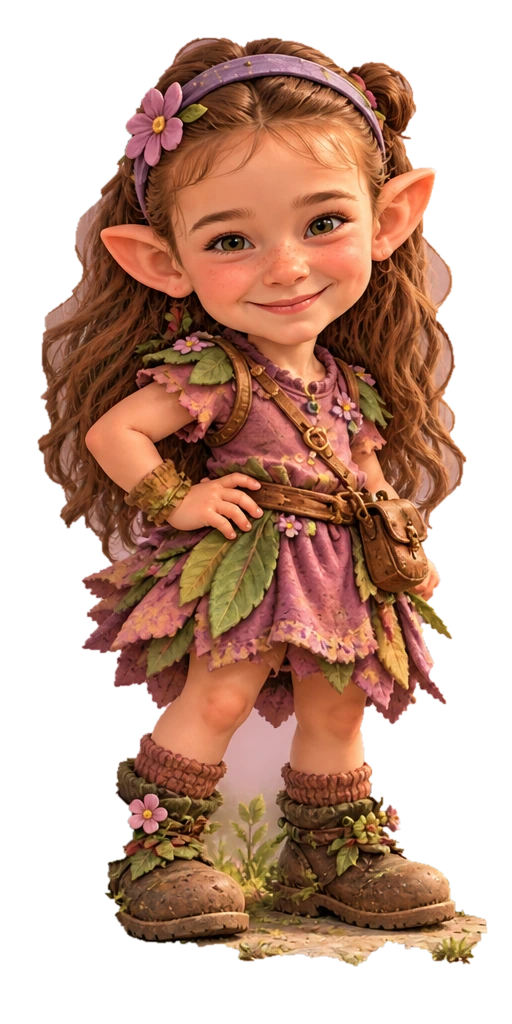
#> input picture laer-litt-mer/assets/gangemagi-troll/storesoster.webp, 512 x 1024 px, found by its file name
$ python laria-storesoster-source-exact-master.py
#> lines starting #> are read from the running program, lines starting #| are printed output that depends on the picture
#!/usr/bin/env python3
"""Rebuild pixel-exact Storesoster V1 identity master for Laria TrollActor 2.

This is NOT an animation layer pack and MUST NOT replace production artwork.
Requires Pillow. Reads only the locked V1 asset.
"""
from pathlib import Path
from hashlib import sha256, sha1
import argparse
import json
from PIL import Image, ImageChops

SOURCE_SHA256 = 'b98a5ee7f264d448da557636406080b5d8ee8aae23f32f0e41b66bf811beda89'
SOURCE_GIT_SHA1 = 'a8fba47e272e2856bd78b92fb262146506e828ed'

def build(source: Path, target: Path) -> dict:
    original = source.read_bytes()
    digest = sha256(original).hexdigest()
    git_blob = sha1(b'blob ' + str(len(original)).encode() + b'\0' + original).hexdigest()
    if (digest, git_blob) != (SOURCE_SHA256, SOURCE_GIT_SHA1):
        raise ValueError('Locked Storesoster V1 differs from audited GitHub source')
    with Image.open(source) as image:
#> image is the input picture: PIL image 512x1024 RGBA; mean R, G, B, A 160.3, 110.5, 85.2, 143.8
        image = image.convert('RGBA')
    if image.size != (512, 1024):
        raise ValueError('Locked Storesoster V1 must be 512x1024 RGBA')

    # Only replicate pixels, never invent higher-resolution painted detail.
    # paste() deliberately preserves RGB underneath zero-alpha pixels.
    art = image.resize((1024, 2048), Image.Resampling.NEAREST)
    master = Image.new('RGBA', (2048, 2048), (0, 0, 0, 0))
#> master: PIL image 2048x2048 RGBA; every value is 0
    master.paste(art, (512, 0))
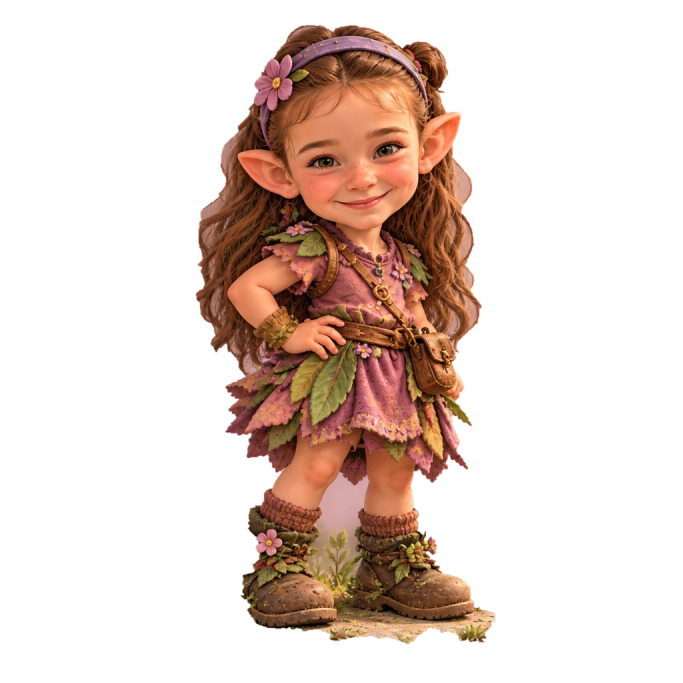
#> master: PIL image 2048x2048 RGBA (shown at 1/3 size); mean R, G, B, A 80.1, 55.3, 42.6, 71.9; transparent parts drawn white
    recovered = master.crop((512, 0, 1536, 2048)).resize(
        (512, 1024), Image.Resampling.NEAREST)
    if (ImageChops.difference(recovered, image).getbbox() is not None
            or recovered.tobytes() != image.tobytes()):
        raise AssertionError('RGBA source fidelity verification failed')
    target.parent.mkdir(parents=True, exist_ok=True)
    master.save(target, optimize=True)
    return {
        'source_sha256': digest, 'source_git_blob': git_blob,
        'master_sha256': sha256(target.read_bytes()).hexdigest(),
        'canvas': [2048, 2048], 'art_rect': [512, 0, 1024, 2048],
        'source_RGBA_roundtrip_exact': True,
        'ownerApproved': False, 'readyForRuntime': False,
    }

if __name__ == '__main__':
    parser = argparse.ArgumentParser()
    parser.add_argument('--source', default='laer-litt-mer/assets/gangemagi-troll/storesoster.webp')
    parser.add_argument('--out', default='out/laria/storesoster-v1-source-exact-2048.png')
    args = parser.parse_args()
    print(json.dumps(build(Path(args.source), Path(args.out)), indent=2))
